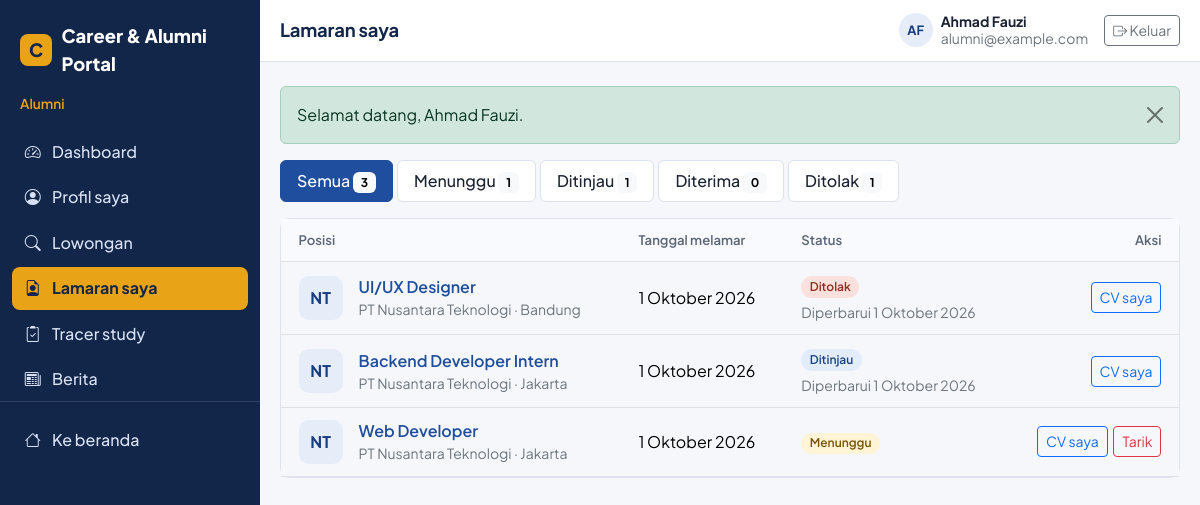
Screenshot of /alumni/applications.php (signed in) with the database file from the repository.
### tables this page shows
CREATE TABLE job_applications (
  id INT UNSIGNED AUTO_INCREMENT PRIMARY KEY,
  job_id INT UNSIGNED NOT NULL,
  alumni_id INT UNSIGNED NOT NULL,
  cv_file VARCHAR(255) NOT NULL,
  cover_letter TEXT NULL,
  status ENUM('pending','reviewed','accepted','rejected') NOT NULL DEFAULT 'pending',
  created_at TIMESTAMP NOT NULL DEFAULT CURRENT_TIMESTAMP,
  updated_at TIMESTAMP NOT NULL DEFAULT CURRENT_TIMESTAMP ON UPDATE CURRENT_TIMESTAMP,
  CONSTRAINT fk_app_job FOREIGN KEY (job_id) REFERENCES jobs(id) ON DELETE CASCADE,
  CONSTRAINT fk_app_alumni FOREIGN KEY (alumni_id) REFERENCES alumni(id) ON DELETE CASCADE,
  UNIQUE KEY uq_app_job_alumni (job_id, alumni_id),
  INDEX idx_app_status (status)
);

CREATE TABLE companies (
  id INT UNSIGNED AUTO_INCREMENT PRIMARY KEY,
  user_id INT UNSIGNED NOT NULL UNIQUE,
  name VARCHAR(150) NOT NULL,
  email VARCHAR(150) NULL,
  phone VARCHAR(20) NULL,
  address TEXT NULL,
  website VARCHAR(255) NULL,
  industry VARCHAR(100) NULL,
  description TEXT NULL,
  logo VARCHAR(255) NULL,
  created_at TIMESTAMP NOT NULL DEFAULT CURRENT_TIMESTAMP,
  updated_at TIMESTAMP NOT NULL DEFAULT CURRENT_TIMESTAMP ON UPDATE CURRENT_TIMESTAMP,
  CONSTRAINT fk_company_user FOREIGN KEY (user_id) REFERENCES users(id) ON DELETE CASCADE
);

CREATE TABLE jobs (
  id INT UNSIGNED AUTO_INCREMENT PRIMARY KEY,
  company_id INT UNSIGNED NOT NULL,
  category_id INT UNSIGNED NOT NULL,
  title VARCHAR(150) NOT NULL,
  description TEXT NOT NULL,
  requirements TEXT NOT NULL,
  location VARCHAR(100) NOT NULL,
  job_type ENUM('full-time','part-time','internship','contract') NOT NULL,
  salary VARCHAR(100) NULL,
  deadline DATE NOT NULL,
  status ENUM('open','closed') NOT NULL DEFAULT 'open',
  created_at TIMESTAMP NOT NULL DEFAULT CURRENT_TIMESTAMP,
  updated_at TIMESTAMP NOT NULL DEFAULT CURRENT_TIMESTAMP ON UPDATE CURRENT_TIMESTAMP,
  CONSTRAINT fk_jobs_company FOREIGN KEY (company_id) REFERENCES companies(id) ON DELETE CASCADE,
  CONSTRAINT fk_jobs_category FOREIGN KEY (category_id) REFERENCES job_categories(id) ON DELETE RESTRICT,
  INDEX idx_jobs_location (location),
  INDEX idx_jobs_type (job_type),
  INDEX idx_jobs_status_deadline (status, deadline)
);

### config/auth.php (called while the page is built, shortened)
<?php
require_once __DIR__ . '/database.php';
require_once __DIR__ . '/helpers.php';
function is_logged_in(): bool
{
    return isset($_SESSION['user']['id']);
}
function current_alumni_id(): ?int
{
    $stmt = db()->prepare('SELECT id FROM alumni WHERE user_id = ?');
    $stmt->execute([$_SESSION['user']['id']]);
    $id = $stmt->fetchColumn();
    return $id ? (int) $id : null;
}

### config/database.php (called while the page is built, shortened)
<?php
function db(): PDO
{
    static $pdo = null;
    if ($pdo === null) {
        $dsn = 'mysql:host=' . DB_HOST . ';dbname=' . DB_NAME . ';charset=' . DB_CHARSET;
        try {
            $pdo = new PDO($dsn, DB_USER, DB_PASS, [
                PDO::ATTR_ERRMODE            => PDO::ERRMODE_EXCEPTION,
                PDO::ATTR_DEFAULT_FETCH_MODE => PDO::FETCH_ASSOC,
                PDO::ATTR_EMULATE_PREPARES   => false,
            ]);
        } catch (PDOException $e) {
            error_log('DB connection failed: ' . $e->getMessage());
            http_response_code(500);
            exit('Koneksi database gagal. Pastikan MySQL di XAMPP sudah berjalan, database sudah diimport, dan config/database.php sudah benar.');
        }
    }
    return $pdo;
}
function db_all(string $sql, array $params = []): array
{
    $stmt = db()->prepare($sql);
    $stmt->execute($params);
    return $stmt->fetchAll();
}

### alumni/applications.php (the view, shortened to what this page needs)
<?php
require_once __DIR__ . '/../config/auth.php';
$alumniId = (int) current_alumni_id();
$statuses = ['pending', 'reviewed', 'accepted', 'rejected'];
$filter = $_GET['status'] ?? '';
if (!in_array($filter, $statuses, true)) {
    $filter = '';
}
$counts = array_fill_keys($statuses, 0);
foreach (db_all('SELECT status, COUNT(*) AS n FROM job_applications WHERE alumni_id = ? GROUP BY status', [$alumniId]) as $r) {
    $counts[$r['status']] = (int) $r['n'];
}
$totalAll = array_sum($counts);
$sql = 'SELECT ap.id, ap.status, ap.created_at, ap.updated_at, j.id AS job_id, j.title, j.location,
               c.name AS company_name, c.logo AS company_logo
        FROM job_applications ap
        JOIN jobs j ON j.id = ap.job_id
        JOIN companies c ON c.id = j.company_id
        WHERE ap.alumni_id = ?';
$params = [$alumniId];
$apps = db_all($sql . ' ORDER BY ap.created_at DESC, ap.id DESC', $params);
$tabs = ['' => ['Semua', $totalAll], 'pending' => ['Menunggu', $counts['pending']], 'reviewed' => ['Ditinjau', $counts['reviewed']],
         'accepted' => ['Diterima', $counts['accepted']], 'rejected' => ['Ditolak', $counts['rejected']]];
include __DIR__ . '/../components/head.php';
include __DIR__ . '/../components/sidebar.php';
?>
<ul class="nav nav-pills mb-3 gap-1" aria-label="Filter status lamaran">
  <?php foreach ($tabs as $key => [$label, $n]): ?>
    <li class="nav-item">
      <a class="nav-link <?= $filter === $key ? 'active' : '' ?>" href="<?= e(url('alumni/applications.php' . ($key !== '' ? '?status=' . $key : ''))) ?>">
        <?= e($label) ?> <span class="badge text-bg-light"><?= (int) $n ?></span>
      </a>
    </li>
  <?php endforeach; ?>
</ul>
<div class="panel">
  <?php if (!$apps): ?>
    <div class="empty-state">
      <i class="bi bi-file-earmark-person"></i>
      <?= $totalAll === 0 ? 'Anda belum melamar pekerjaan apa pun.' : 'Tidak ada lamaran dengan status ini.' ?>
      <div class="mt-3"><a class="btn btn-primary btn-sm" href="<?= e(url('alumni/jobs.php')) ?>">Cari lowongan</a></div>
    </div>
  <?php else: ?>
    <div class="table-responsive">
      <table class="table table-clean">
        <thead><tr><th>Posisi</th><th>Tanggal melamar</th><th>Status</th><th class="text-end">Aksi</th></tr></thead>
        <tbody>
        <?php foreach ($apps as $a): ?>
          <tr>
            <td>
              <div class="d-flex gap-3 align-items-center">
                <?= avatar_html($a['company_name'], $a['company_logo']) ?>
                <div class="min-w-0">
                  <a class="fw-semibold text-decoration-none" href="<?= e(url('alumni/job-detail.php?id=' . (int) $a['job_id'])) ?>"><?= e($a['title']) ?></a>
                  <div class="small text-secondary"><?= e($a['company_name']) ?> &middot; <?= e($a['location']) ?></div>
                </div>
              </div>
            </td>
            <td class="text-nowrap"><?= e(date_id($a['created_at'])) ?></td>
            <td>
              <?= status_badge($a['status']) ?>
              <?php if ($a['status'] !== 'pending'): ?><div class="small text-secondary mt-1">Diperbarui <?= e(date_id($a['updated_at'])) ?></div><?php endif; ?>
            </td>
            <td>
              <div class="table-actions">
                <a class="btn btn-outline-primary btn-sm" href="<?= e(url('api/cv.php?id=' . (int) $a['id'])) ?>" target="_blank" rel="noopener">CV saya</a>
                <?php if ($a['status'] === 'pending'): ?>
                  <button type="button" class="btn btn-outline-danger btn-sm" data-bs-toggle="modal" data-bs-target="#withdrawModal"
                          data-app-id="<?= (int) $a['id'] ?>" data-app-title="<?= e($a['title']) ?>">Tarik</button>
                <?php endif; ?>
              </div>
            </td>
          </tr>
        <?php endforeach; ?>
        </tbody>
      </table>
    </div>
  <?php endif; ?>
</div>
<?php include __DIR__ . '/../components/dash_end.php'; ?>

### config/helpers.php (shortened to what this page needs)
<?php
function e($value): string
{
    return htmlspecialchars((string) $value, ENT_QUOTES | ENT_SUBSTITUTE, 'UTF-8');
}
function url(string $path = ''): string
{
    return BASE_URL . '/' . ltrim($path, '/');
}
function render_flashes(): string
{
    $html = '';
    foreach ($_SESSION['flash'] ?? [] as $f) {
        $html .= '<div class="alert alert-' . e($f['type']) . ' alert-dismissible fade show" role="alert">'
              .  e($f['message'])
              .  '<button type="button" class="btn-close" data-bs-dismiss="alert" aria-label="Tutup"></button></div>';
    }
    return $html;
}
function date_id(?string $date): string
{
    $ts = $date ? strtotime($date) : false;
    $bulan = ['Januari', 'Februari', 'Maret', 'April', 'Mei', 'Juni', 'Juli', 'Agustus', 'September', 'Oktober', 'November', 'Desember'];
    return date('j', $ts) . ' ' . $bulan[(int) date('n', $ts) - 1] . ' ' . date('Y', $ts);
}
function initials(string $name): string
{
    $name  = preg_replace('/^(PT|CV)\s+/i', '', trim($name));
    $parts = preg_split('/\s+/', $name, -1, PREG_SPLIT_NO_EMPTY);
    $out   = '';
    foreach (array_slice($parts, 0, 2) as $p) {
        $out .= mb_strtoupper(mb_substr($p, 0, 1));
    }
    return $out !== '' ? $out : '?';
}
function status_badge(string $status): string
{
    $labels = [
        'pending'  => 'Menunggu',  'reviewed' => 'Ditinjau',
        'accepted' => 'Diterima',  'rejected' => 'Ditolak',
        'verified' => 'Terverifikasi',
        'open'     => 'Dibuka',    'closed'   => 'Ditutup',    'expired' => 'Kedaluwarsa',
    ];
    return '<span class="badge status-' . e($status) . '">' . e($labels[$status] ?? $status) . '</span>';
}
function logo_url(?string $filename): ?string
{
    return null;
}
function avatar_html(string $name, ?string $logo = null, string $extra = ''): string
{
    $src = logo_url($logo);
    return '<span class="avatar-box ' . e($extra) . '">' . e(initials($name)) . '</span>';
}

### assets/css/style.css (style rules this page uses)
:root { --navy: #12264a; --blue: #1f4e9e; --blue-dark: #183d7c; --gold: #e8a317; --surface: #f5f7fb; --card: #ffffff; --line: #dce3ee; --ink: #1b2333; --muted: #5b6577; --success: #1e8e5a; --danger: #c0392b; --radius: 10px; --bs-primary: var(--blue); --bs-body-font-family: 'Plus Jakarta Sans', system-ui, -apple-system, 'Segoe UI', sans-serif; --bs-body-color: var(--ink); --bs-body-bg: var(--surface); }
body { font-family: var(--bs-body-font-family); color: var(--ink); background: var(--surface); }
a { color: var(--blue); }
.avatar-box { width: 44px; height: 44px; border-radius: 10px; background: #e6edf8; color: var(--blue-dark); display: grid; place-items: center; font-weight: 700; flex: none; }
.min-w-0 { min-width: 0; }
.badge[class*="status-"] { font-weight: 600; padding: .4em .7em; border-radius: 999px; }
.status-pending { background: #fff4d6; color: #7a5600; }
.status-reviewed { background: #e3ecfb; color: #1b4382; }
.status-rejected, .status-closed, .status-expired { background: #fbe1de; color: #922b20; }
.panel { background: #fff; border: 1px solid var(--line); border-radius: var(--radius); }
.table-clean { margin: 0; }
.table-clean th { font-size: .82rem; color: var(--muted); font-weight: 600; background: #f8fafd; white-space: nowrap; }
.table-clean td, .table-clean th { padding: .7rem 1.1rem; vertical-align: middle; }
.table-actions { display: flex; gap: .35rem; justify-content: flex-end; flex-wrap: wrap; }
.nav-pills .nav-link { color: var(--ink); background: #fff; border: 1px solid var(--line); font-weight: 500; }
.nav-pills .nav-link.active { background: var(--blue); border-color: var(--blue); color: #fff; }

### rows the page displays
job_applications: companies.name "NT", job.title "UI/UX Designer", companies.name "PT Nusantara Teknologi", job.location "Bandung", created_at "1 Oktober 2026", status "Ditolak", updated_at "1 Oktober 2026"
job_applications: companies.name "NT", job.title "Backend Developer Intern", companies.name "PT Nusantara Teknologi", job.location "Jakarta", created_at "1 Oktober 2026", status "Ditinjau", updated_at "1 Oktober 2026"
job_applications: companies.name "NT", job.title "Web Developer", companies.name "PT Nusantara Teknologi", job.location "Jakarta", created_at "1 Oktober 2026", status "Menunggu"

### other values shown
APP_NAME "Career & Alumni Portal"
$roleLabels[$sbRole] "Alumni"
$label "Dashboard"
$label "Profil saya"
$label "Lowongan"
$label "Lamaran saya"
$label "Tracer study"
$label "Berita"
$pageTitle "Lamaran saya"
initials($sbUser['name']) "AF"
$sbUser['name'] "Ahmad Fauzi"
$sbUser['email'] "alumni@example.com"
$f['message'] "Selamat datang, Ahmad Fauzi."
$label "Semua"
$n "3"
